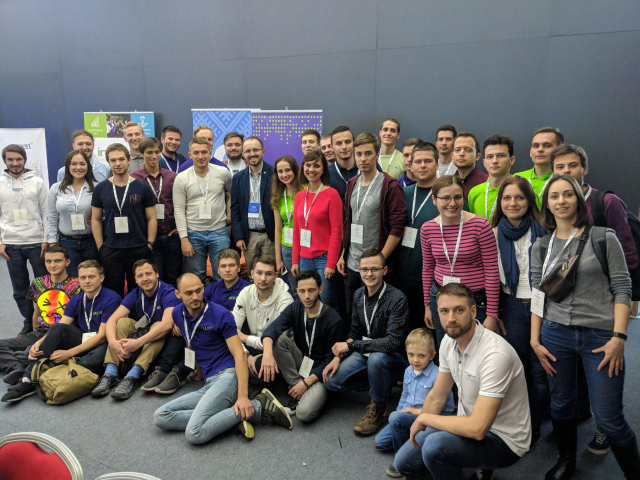
#> input picture data/original/test2.jpg, 1280 x 960 px (shown at 1/2 size)
$ python -i predict.py   (imports and definitions only)
#> lines starting #> are read from the running program, lines starting #| are printed output that depends on the picture
### utils/extractor.py
"""
Extracts faces from the given image.
"""

import cv2 as cv
import matplotlib.pyplot as plt

import os


class Extractor:

    @staticmethod
    def extract_faces(image_path: str,
                      image_id: int,
                      target_dit: str = 'tmp/faces/',
                      image_size: int = 48,
                      coord_path: str = 'tmp/coords.csv'
                      ) -> str:
#> called with image_path = '../data/original/test2.jpg', image_id = 1, target_dit = 'tmp/faces/', image_size = 48, coord_path = 'tmp/coords.csv'
        image = cv.imread(image_path)
#> image is the input picture: shape (960, 1280, 3); mean B, G, R 100.5, 99.5, 102.8

        image_bw = cv.cvtColor(image, cv.COLOR_BGR2GRAY)
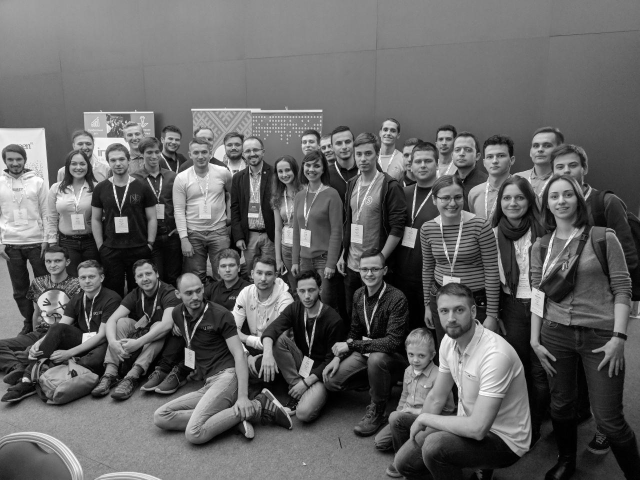
#> image_bw: shape (960, 1280) (shown at 1/2 size); min 0, max 255, mean 100.6

        haar_cascade_face = cv.CascadeClassifier(cv.data.haarcascades + 'haarcascade_frontalface_default.xml')

        faces_rects = haar_cascade_face.detectMultiScale(image_bw, scaleFactor=1.2, minNeighbors=5)
#> faces_rects = 34 rows, first 6: [752, 240, 51, 51], [246, 252, 45, 45], [865, 260, 48, 48], [594, 266, 45, 45], [148, 271, 44, 44], [445, 272, 45, 45]

        faces = []

        # need to save faces_rects for future usage, need to save them in

        for (x, y, w, h) in faces_rects:
            y_lo = y #- h // 8
            y_hi = y + h# + h // 8

            x_lo = x# - w // 8
            x_hi = x + w# + w // 8

            faces.append(((y_lo, y_hi, x_lo, x_hi), image_bw[y_lo:y_hi, x_lo:x_hi]))
#> this loop made 34 passes
#> (x, y, w, h, y_lo, y_hi, x_lo, x_hi) on passes 1 to 12: (752, 240, 51, 51, 240, 291, 752, 803), (246, 252, 45, 45, 252, 297, 246, 291), (865, 260, 48, 48, 260, 308, 865, 913), (594, 266, 45, 45, 266, 311, 594, 639), (148, 271, 44, 44, 271, 315, 148, 192), (445, 272, 45, 45, 272, 317, 445, 490), (132, 309, 48, 48, 309, 357, 132, 180), (546, 324, 46, 46, 324, 370, 546, 592), (83, 504, 48, 48, 504, 552, 83, 131), (659, 264, 56, 56, 264, 320, 659, 715), (896, 277, 58, 58, 277, 335, 896, 954), (375, 285, 52, 52, 285, 337, 375, 427)
#> after the loop, faces = 34 items

        faces = [face for face in faces if face[1].shape[0] * face[1].shape[1] != 0]

        basedir = os.path.dirname(coord_path)

        if not os.path.exists(basedir):
            os.makedirs(basedir)

        basedir = os.path.dirname(target_dit)

        if not os.path.exists(basedir):
            os.makedirs(basedir)

        with open(coord_path, 'w') as file:

            file.write("image_location,face_id,y_lo,y_hi,x_lo,x_hi\n")

            for index, (coords, face) in enumerate(faces):

                file.write(target_dit + str(image_id) + '_' + str(index) + '.png' + ','
                           + str(index) + ',' + ','.join([str(c) for c in coords]) + '\n')

                resized = cv.resize(face, (image_size, image_size))
                plt.imsave(target_dit + str(image_id) + '_' + str(index) + '.png', resized, cmap='gray')
#> this loop made 34 passes
#> coords on passes 1 to 12: (240, 291, 752, 803), (252, 297, 246, 291), (260, 308, 865, 913), (266, 311, 594, 639), (271, 315, 148, 192), (272, 317, 445, 490), (309, 357, 132, 180), (324, 370, 546, 592), (504, 552, 83, 131), (264, 320, 659, 715), (277, 335, 896, 954), (285, 337, 375, 427)
#> pass 1, in extract_faces, `resized = cv.resize(face, (image_size, image_size))`:
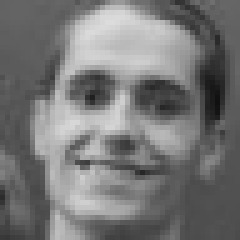
#> resized: shape (48, 48) (shown 5 times larger); min 16, max 220, mean 118.8
#> pass 2, in extract_faces, `resized = cv.resize(face, (image_size, image_size))`:
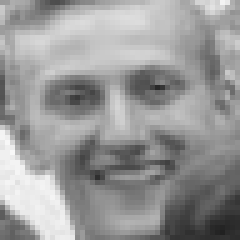
#> resized: shape (48, 48) (shown 5 times larger); min 33, max 248, mean 152.6

        return coord_path


# import argparse

#
# if __name__ == "__main__":
#     parser = argparse.ArgumentParser("Extract faces from image")
#
#     parser.add_argument('--image', help='path to image', type=str)
#
#     parser.add_argument('--dir', help='target dir to write extracted faces', type=str)
#
#     parser.add_argument('--coord', help='file to write bounding boxes coordinates', type=str)
#
#     parser.add_argument('--id', help='image id', type=int)
#
#     parser.add_argument('--size', help='size of the output image', type=int, default=48)
#
#     arguments = parser.parse_args()
#
#     extract_faces(arguments.image, arguments.id, arguments.dir, arguments.size, arguments.coord)

### scripts/predict.py
"""
define emotions on the image
"""

import pandas as pd
import matplotlib.pyplot as plt

import cv2 as cv

from keras.models import model_from_json
from keras.metrics import categorical_accuracy

from utils.extractor import Extractor


MODEL_FILE = '../models/model_deep.json'

WEIGHTS_FILE = '../models/weights/complex_20_cc_2.h5'

IMAGE_FILE = '../data/original/test2.jpg'

TARGET_DIR = '../images/'

MAPPING = {
    0: 'Angry',
    1: 'Disgust',
    2: 'Fear',
    3: 'Happy',
    4: 'Sad',
    5: 'Surprise',
    6: 'Neutral'
}


def convert_to_rgb(image):
    """
    converts image to it's natural colormap
    :param image:
    :return:
    """
    return cv.cvtColor(image, cv.COLOR_BGR2RGB)


def read_model_from_disk(model_file: str, weights_file: str):
    """
    read model from json file and weights from .h5 file
    :param model_file:
    :param weights_file:
    :return:
    """
    json_file = open(model_file, 'r')

    loaded_model = json_file.read()

    model = model_from_json(loaded_model)

    model.load_weights(weights_file)

    model.compile(optimizer='adam', loss='categorical_crossentropy', metrics=[categorical_accuracy])

    return model


# [2 lines that did not run here, left out]


def process_image(image: str):
    """
    generalized function to process and label image
    :param image: path to image
    :return:
    """
    coords_path = Extractor.extract_faces(image, 1, )

    df = pd.read_csv(coords_path)

    images_locations = df.image_location.tolist()

    df['emotion'] = None

    for index, location in enumerate(images_locations):

        img = cv.imread(location,  cv.IMREAD_GRAYSCALE)
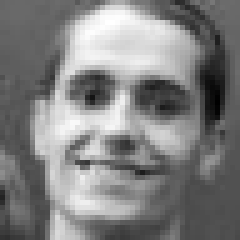
#> img: shape (48, 48) (shown 5 times larger); min 0, max 255, mean 128.4

        reshaped = img.reshape((1, 48, 48, 1))

#> (the run stopped early here; a loop or call above may not have finished)
